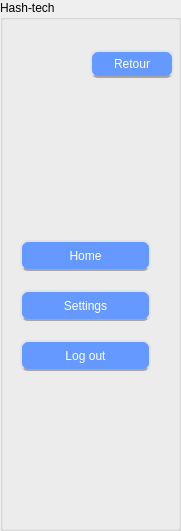
     <widget class="QGroupBox" name="groupBox_38">
      <property name="geometry">
       <rect>
        <x>0</x>
        <y>12</y>
        <width>181</width>
        <height>531</height>
       </rect>
      </property>
      <property name="title">
       <string>Hash-tech</string>
      </property>
      <widget class="QToolButton" name="toolButton_37">
       <property name="geometry">
        <rect>
         <x>20</x>
         <y>240</y>
         <width>131</width>
         <height>31</height>
        </rect>
       </property>
       <property name="styleSheet">
        <string notr="true">QToolButton {
background: #6699ff;
border: 2px solid #dfe3ee;
border-bottom-color: #aaa5a5; /* same as the pane color */
border-top-left-radius: 7px;
border-top-right-radius: 7px;
min-width: 80px;
border-radius: 8px;
color: white;
font-size:12px;
font-family:Arial, Helvetica, sans-serif;


}
QToolButton:hover {
color:#fff;
background:#66ccff;
border: none;

}</string>
       </property>
       <property name="text">
        <string>Home</string>
       </property>
      </widget>
      <widget class="QToolButton" name="toolButton_38">
       <property name="geometry">
        <rect>
         <x>20</x>
         <y>340</y>
         <width>131</width>
         <height>31</height>
        </rect>
       </property>
       <property name="styleSheet">
        <string notr="true">QToolButton {
background: #6699ff;
border: 2px solid #dfe3ee;
border-bottom-color: #aaa5a5; /* same as the pane color */
border-top-left-radius: 7px;
border-top-right-radius: 7px;
min-width: 80px;
border-radius: 8px;
color: white;
font-size:12px;
font-family:Arial, Helvetica, sans-serif;


}
QToolButton:hover {
color:#fff;
background:#66ccff;
border: none;

}</string>
       </property>
       <property name="text">
        <string>Log out</string>
       </property>
      </widget>
      <widget class="QToolButton" name="toolButton_39">
       <property name="geometry">
        <rect>
         <x>20</x>
         <y>290</y>
         <width>131</width>
         <height>31</height>
        </rect>
       </property>
       <property name="styleSheet">
        <string notr="true">QToolButton {
background: #6699ff;
border: 2px solid #dfe3ee;
border-bottom-color: #aaa5a5; /* same as the pane color */
border-top-left-radius: 7px;
border-top-right-radius: 7px;
min-width: 80px;
border-radius: 8px;
color: white;
font-size:12px;
font-family:Arial, Helvetica, sans-serif;


}
QToolButton:hover {
color:#fff;
background:#66ccff;
border: none;

}</string>
       </property>
       <property name="text">
        <string>Settings</string>
       </property>
      </widget>
      <widget class="QPushButton" name="pushButton_17">
       <property name="geometry">
        <rect>
         <x>90</x>
         <y>50</y>
         <width>84</width>
         <height>28</height>
        </rect>
       </property>
       <property name="styleSheet">
        <string notr="true">QPushButton {
background: #6699ff;
border: 2px solid #dfe3ee;
border-bottom-color: #aaa5a5; /* same as the pane color */
border-top-left-radius: 7px;
border-top-right-radius: 7px;
min-width: 80px;
border-radius: 8px;
color: white;
font-size:12px;
font-family:Arial, Helvetica, sans-serif;


}
QPushButton:hover {
color:#fff;
background:#66ccff;
border: none;

}</string>
       </property>
       <property name="text">
        <string>Retour</string>
       </property>
      </widget>
     </widget>
